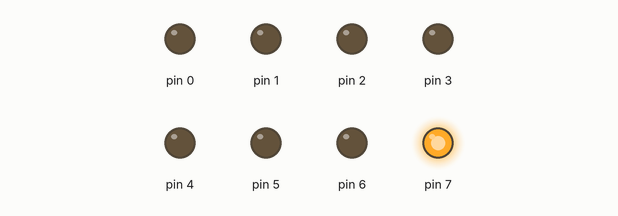
The sketch below on a simulated Arduino Uno, built with avr-gcc and run on an emulated ATmega328P. Parts: output pins drawn as LEDs (lit = HIGH).

Above: at 0.02 s.
At 0.37 s:
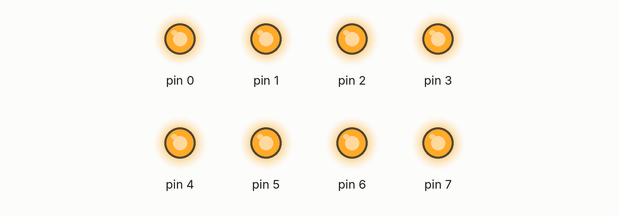
At 0.72 s:
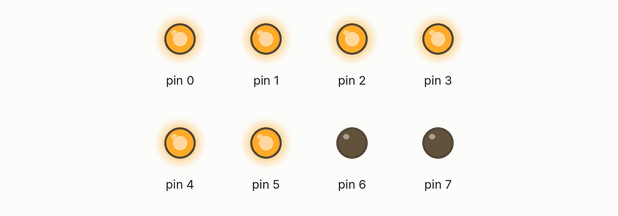
At 1.47 s:
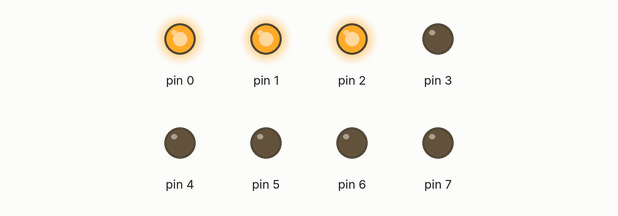
At 2.22 s:
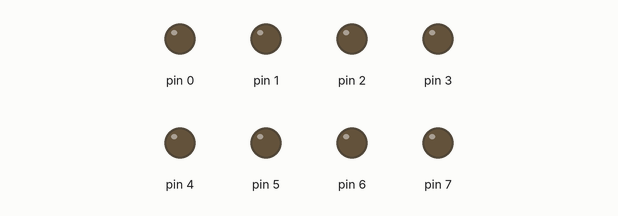
At 2.92 s:
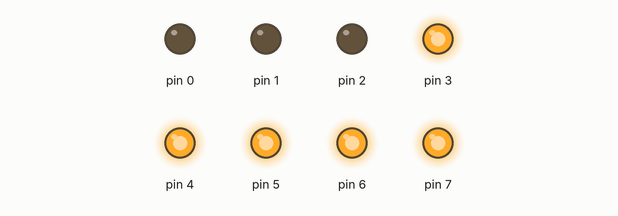
Timing chart, 0 to 3.2 s (numbered marks = the images above):
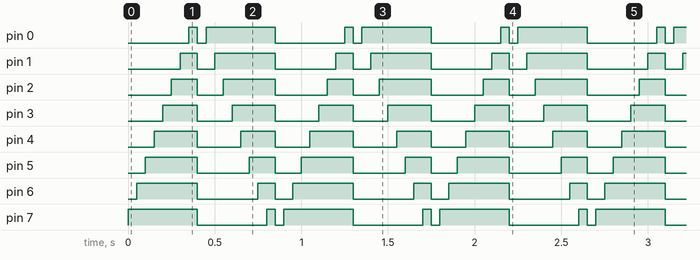

The sketch:

ESDI1.7.ino
```cpp
/****************************
Author:Asha Patel
Title:Interface 8 LEDs. Generate left
      and right series patterns.
Date:02/09/2017
Email:15it073@charusat.edu.in
*****************************/
void setup() {
  // put your setup code here, to run once:
  for(int i=0;i<=7;i++)
  {
    pinMode(i,OUTPUT);
  }
}
int num[]={0x80,0xc0,0xe0,0xf0,0xf8,0xfc,0xfe,0xff,0x00,0x01,0x03,0x07,0x0f,0x1f,0x3f,0x7f,0xff,0x00};
void loop() {
  // put your main code here, to run repeatedly:
  for(int i=0;i<=17;i++)
 {
  PORTD=num[i];
   delay(50);
 }
}
```

Measured:
- by itself, pin 0: repeats every 0.90 s: LOW 0.05 s, HIGH 0.40 s, LOW 0.40 s, HIGH 0.05 s
- by itself, pin 1: repeats every 0.90 s: LOW 0.10 s, HIGH 0.35 s, LOW 0.35 s, HIGH 0.10 s
- by itself, pin 2: repeats every 0.90 s: LOW 0.15 s, HIGH 0.30 s, LOW 0.30 s, HIGH 0.15 s
- by itself, pin 3, pin 4: alternates HIGH for 0.23 s and LOW for 0.23 s
- by itself, pin 5: repeats every 0.90 s: LOW 0.30 s, HIGH 0.15 s, LOW 0.15 s, HIGH 0.30 s
- by itself, pin 6: repeats every 0.90 s: LOW 0.35 s, HIGH 0.10 s, LOW 0.10 s, HIGH 0.35 s
- by itself, pin 7: repeats every 0.90 s: LOW 0.40 s, HIGH 0.05 s, LOW 0.05 s, HIGH 0.40 s
